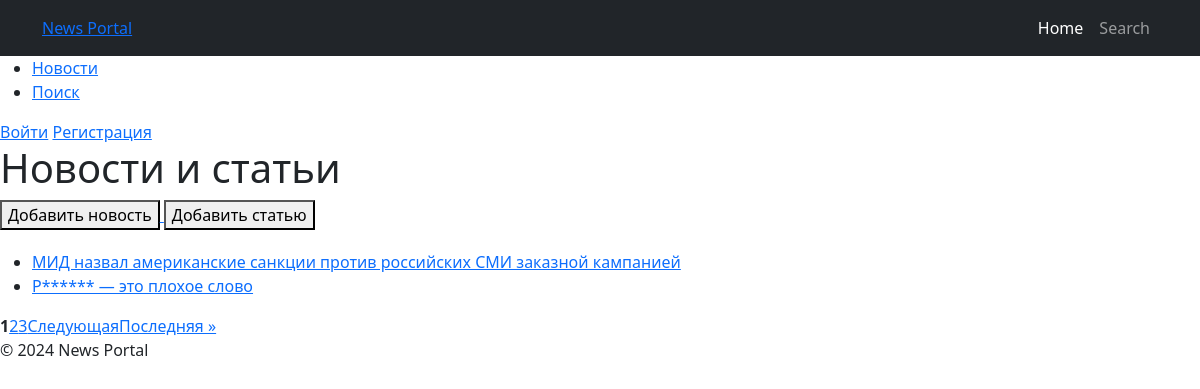
The app's page /, older data.
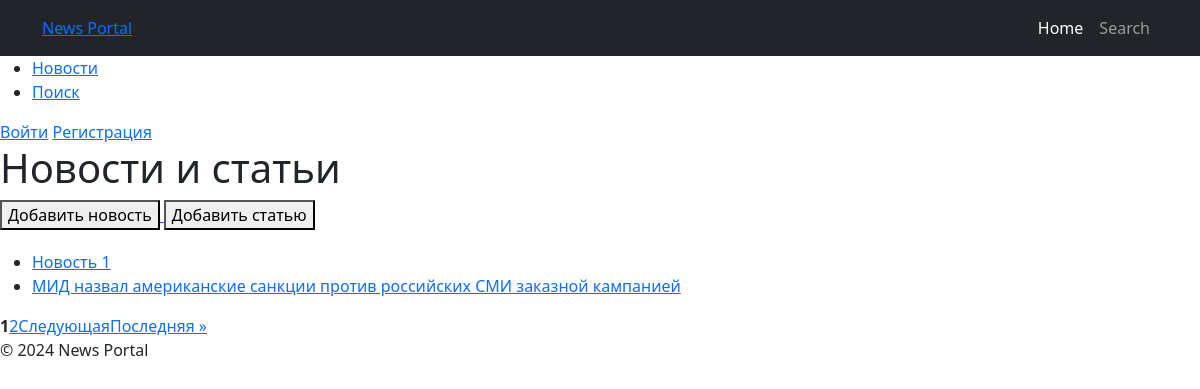
The same page, newer data.
### news/models.py (models this page shows, shortened)
class Post(models.Model):
    ARTICLE = 'AR'
    NEWS = 'NW'
    POST_TYPE_CHOICES = [
        (ARTICLE, 'Article'),
        (NEWS, 'News'),
    ]
    author = models.ForeignKey(Author, on_delete=models.CASCADE)
    post_type = models.CharField(max_length=2, choices=POST_TYPE_CHOICES, default=ARTICLE)
    date_created = models.DateTimeField(auto_now_add=True)
    categories = models.ManyToManyField(Category, through='PostCategory')
    title = models.CharField(max_length=255)
    text = models.TextField()
    rating = models.IntegerField(default=0)

### news/views.py (the view)
# urls.py: path('', PostListView.as_view(), name='post_list'),
class PostListView(ListView):
    model = Post
    ordering = '-date_created'
    template_name = 'post_list.html'
    context_object_name = 'posts'
    paginate_by = 2
    def get_queryset(self):
        return Post.objects.all().order_by(self.ordering)
    def get_context_data(self, **kwargs):
        context = super().get_context_data(**kwargs)
        context['is_author'] = self.request.user.groups.filter(name='authors').exists()
        return context

### news/context_processors.py (called while the page is built)
def is_author(request):
    if request.user.is_authenticated:
        return {'is_author': request.user.groups.filter(name='authors').exists()}
    return {'is_author': False}

### news/templatetags/censor.py (called while the page is built)
@register.filter(name='censor')
def censor(value):
    words = value.split()
    censored_text = []
    for word in words:
        clean_word = word.strip('.,!?')  # Убираем знаки препинания для проверки слова
        if clean_word.lower() in BAD_WORDS:
            censored_word = clean_word[0] + '*' * (len(clean_word) - 1)
            censored_text.append(word.replace(clean_word, censored_word))  # Восстанавливаем знаки препинания
        else:
            censored_text.append(word)
    return ' '.join(censored_text)

### templates/post_list.html (shortened to what this page needs)
{% extends "default.html" %}
{% load censor %}
{% block content %}
  <h1>Новости и статьи</h1>
  <div style="margin-bottom: 20px;">
    <a href="{% url 'news_create' %}">
      <button type="button">Добавить новость</button>
    </a>
    <a href="{% url 'article_create' %}">
      <button type="button">Добавить статью</button>
    </a>
  </div>
  {% if posts %}
    <ul>
      {% for post in posts %}
        <li>
          <a href="{% url 'post_detail' post.pk %}">{{ post.title|censor }}</a>
        </li>
      {% endfor %}
    </ul>
    <div class="pagination">
      {% for num in page_obj.paginator.page_range %}
        {% if page_obj.number|add:'-2' <= num <= page_obj.number|add:'2' %}
          {% if num == page_obj.number %}
            <strong>{{ num }}</strong>
          {% else %}
            <a href="?page={{ num }}">{{ num }}</a>
          {% endif %}
        {% endif %}
      {% endfor %}
      {% if page_obj.has_next %}
        <a href="?page={{ page_obj.next_page_number }}">Следующая</a>
        <a href="?page={{ page_obj.paginator.num_pages }}">Последняя &raquo;</a>
      {% endif %}
    </div>
  {% else %}
    <p>Нет постов.</p>
  {% endif %}
{% endblock %}

Row changes from the older to the newer data that the page shows:
no longer on this page (row unchanged): Post: title|censor "Р****** — это плохое слово"
added Post: title|censor "Новость 1"
Text that changed along with them:
list line gone: "3"
